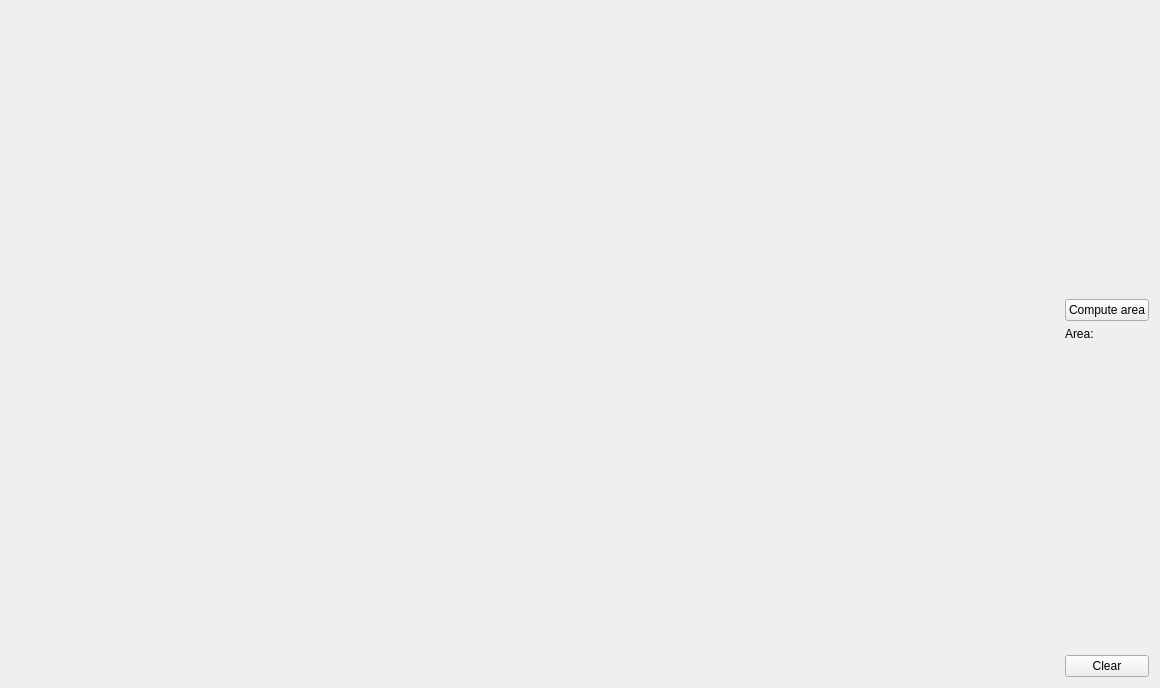
<?xml version="1.0" encoding="UTF-8"?>
<ui version="4.0">
 <class>Widget</class>
 <widget class="QWidget" name="Widget">
  <property name="geometry">
   <rect>
    <x>0</x>
    <y>0</y>
    <width>1160</width>
    <height>688</height>
   </rect>
  </property>
  <property name="windowTitle">
   <string>Compute polygon area</string>
  </property>
  <layout class="QHBoxLayout" name="horizontalLayout">
   <item>
    <widget class="Draw" name="Canvas" native="true">
     <property name="sizePolicy">
      <sizepolicy hsizetype="Expanding" vsizetype="Expanding">
       <horstretch>0</horstretch>
       <verstretch>0</verstretch>
      </sizepolicy>
     </property>
    </widget>
   </item>
   <item>
    <layout class="QVBoxLayout" name="verticalLayout">
     <item>
      <spacer name="verticalSpacer_3">
       <property name="orientation">
        <enum>Qt::Vertical</enum>
       </property>
       <property name="sizeHint" stdset="0">
        <size>
         <width>20</width>
         <height>40</height>
        </size>
       </property>
      </spacer>
     </item>
     <item>
      <widget class="QPushButton" name="pushButton">
       <property name="text">
        <string>Compute area</string>
       </property>
      </widget>
     </item>
     <item>
      <widget class="QLabel" name="label">
       <property name="text">
        <string>Area:</string>
       </property>
      </widget>
     </item>
     <item>
      <widget class="QLabel" name="label_2">
       <property name="text">
        <string>        </string>
       </property>
      </widget>
     </item>
     <item>
      <spacer name="verticalSpacer">
       <property name="orientation">
        <enum>Qt::Vertical</enum>
       </property>
       <property name="sizeHint" stdset="0">
        <size>
         <width>20</width>
         <height>40</height>
        </size>
       </property>
      </spacer>
     </item>
     <item>
      <widget class="QPushButton" name="pushButton_2">
       <property name="text">
        <string>Clear</string>
       </property>
      </widget>
     </item>
    </layout>
   </item>
  </layout>
 </widget>
 <customwidgets>
  <customwidget>
   <class>Draw</class>
   <extends>QWidget</extends>
   <header>draw.h</header>
   <container>1</container>
  </customwidget>
 </customwidgets>
 <resources/>
 <connections>
  <connection>
   <sender>pushButton</sender>
   <signal>clicked(bool)</signal>
   <receiver>Widget</receiver>
   <slot>clickOK()</slot>
   <hints>
    <hint type="sourcelabel">
     <x>1108</x>
     <y>228</y>
    </hint>
    <hint type="destinationlabel">
     <x>1167</x>
     <y>409</y>
    </hint>
   </hints>
  </connection>
  <connection>
   <sender>pushButton_2</sender>
   <signal>pressed()</signal>
   <receiver>Widget</receiver>
   <slot>clickClear()</slot>
   <hints>
    <hint type="sourcelabel">
     <x>1123</x>
     <y>460</y>
    </hint>
    <hint type="destinationlabel">
     <x>1165</x>
     <y>611</y>
    </hint>
   </hints>
  </connection>
 </connections>
 <slots>
  <slot>clickOK()</slot>
  <slot>clickClear()</slot>
 </slots>
</ui>
